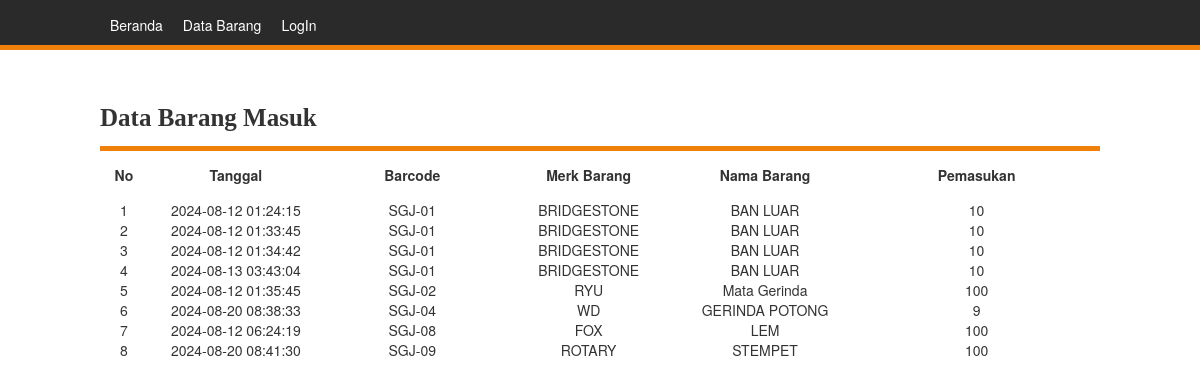
The app's page /brg_masuk1.php with its own data.
### tables this page shows
CREATE TABLE `barang` (
  `id_barang` int NOT NULL,
  `barcode` varchar(15) NOT NULL,
  `merk_barang` varchar(30) NOT NULL,
  `nama_barang` varchar(30) NOT NULL,
  `nama_supplier` varchar(255) DEFAULT NULL
);

CREATE TABLE `det_pemasukan` (
  `id_det_pemasukan` int NOT NULL,
  `id_pemasukan` int NOT NULL,
  `status` varchar(2) NOT NULL,
  `tanggal` datetime NOT NULL,
  `pemasukan` double NOT NULL,
  `tanggal_produksi` date NOT NULL
);

### brg_masuk1.php (the view, shortened to what this page needs)
<?php
  include 'koneksi.php';
?>
<!DOCTYPE html>
<html>
<head>
  <link rel="stylesheet" href="https://maxcdn.bootstrapcdn.com/bootstrap/3.3.7/css/bootstrap.min.css">
<link href="karre.css" rel="stylesheet" />
</head>
<body>
<div class="nav">
    <div class="bingkai">
        <div class="menu">
            <ul>
                <li><a href="index.php">Beranda</a></li>
                <li><a href="#">Data Barang</a>
                </li>
                <li><a href="login.php">LogIn</a></li>
            </ul>
        </div>
    </div>
</div>
<div class="bingkai jarak_atas">
<div class="judul">Data Barang Masuk</div>
  <table width="1000px" border="0">
      <tr align="center">
        <td width="40" height="49"><strong>No</strong></td>
        <td width="148"><strong>Tanggal</strong></td>
        <td width="148"><strong>Barcode</strong></td>
        <td width="148"><strong>Merk Barang</strong></td>
        <td width="148"><strong>Nama Barang</strong></td>
        <td width="148"><strong>Pemasukan</strong></td>
      </tr>
      <?php
      $no=1;
      $sql="SELECT barang.barcode, barang.merk_barang, barang.nama_barang, det_pemasukan.* from ((barang inner join pemasukan on pemasukan.id_barang=barang.id_barang) inner join det_pemasukan on pemasukan.id_pemasukan=det_pemasukan.id_pemasukan) ";
      $query= mysqli_query($db_link,$sql);
      while($data = mysqli_fetch_array($query))
        {
        ?>
        <tr align="center">
          <td width="40"><?php echo "$no"; ?></td>
          <td width="148"><?php echo "$data[tanggal]"; ?></td>
          <td width="148"><?php echo "$data[barcode]"; ?></td>
          <td width="148"><?php echo "$data[merk_barang]"; ?></td>
          <td width="148"><?php echo "$data[nama_barang]"; ?></td>
          <td width="207"><?php echo "$data[pemasukan]"; ?></td>
        </tr>
        <?php
        $no++;
        }
    ?>
    </table>
</div>
</body>
</html>

### karre.css (style rules this page uses)
body { margin:0px; padding: 0px; }
.nav { background-color: #2a2a2a; height: 50px; border-bottom:5px solid #ef8009; }
.bingkai { width: 1000px; margin:0px auto; }
.menu { height: 150px; }
.menu ul { line-height:50px; margin:0px; padding:0px; z-index:99; }
.menu ul li { list-style-type:none; float:left; }
.menu ul li a { padding: 0px 10px 0px 10px; color:#fff; text-decoration:none; transition: 300ms; display:block; }
.jarak_atas { margin-top: 30px; }
.judul { font-size:25px; font-weight:bold; border-bottom:5px solid #ef8009; padding-bottom:10px; font-family:Comic Sans MS; }

### records on screen
barang: det_pemasukan.tanggal "2024-08-12 01:24:15", barcode "SGJ-01", merk_barang "BRIDGESTONE", nama_barang "BAN LUAR", det_pemasukan.pemasukan "10", det_pemasukan.tanggal "2024-08-12 01:33:45", det_pemasukan.tanggal "2024-08-12 01:34:42", det_pemasukan.tanggal "2024-08-13 03:43:04"
barang: det_pemasukan.tanggal "2024-08-12 01:35:45", barcode "SGJ-02", merk_barang "RYU", nama_barang "Mata Gerinda", det_pemasukan.pemasukan "100"
barang: det_pemasukan.tanggal "2024-08-20 08:38:33", barcode "SGJ-04", merk_barang "WD", nama_barang "GERINDA POTONG", det_pemasukan.pemasukan "9"
barang: det_pemasukan.tanggal "2024-08-12 06:24:19", barcode "SGJ-08", merk_barang "FOX", nama_barang "LEM", det_pemasukan.pemasukan "100"
barang: det_pemasukan.tanggal "2024-08-20 08:41:30", barcode "SGJ-09", merk_barang "ROTARY", nama_barang "STEMPET", det_pemasukan.pemasukan "100"
